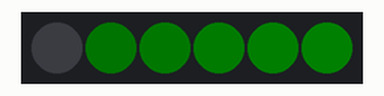
Recording of a sketch running on a simulated Arduino Uno, built with avr-gcc and run on an emulated ATmega328P. Parts: 6 RGB LEDs in strip order, left to right. Dim RGB values are drawn brighter than linear; random numbers use the default seed unless the sketch sets one; what the sketch prints to the serial monitor is not drawn.

Above: at 0.1 s.
At 2.51 s:
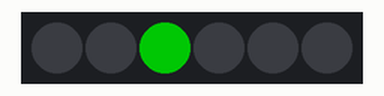
At 11.08 s:
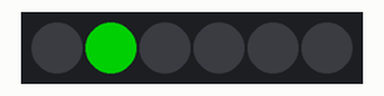
At 18.76 s:
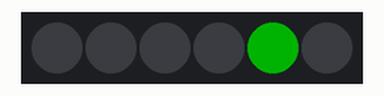
At 33.13 s:
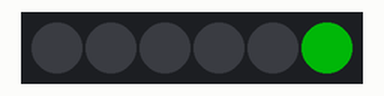
Timing chart, 0 to 40.0 s (numbered marks = the images above):
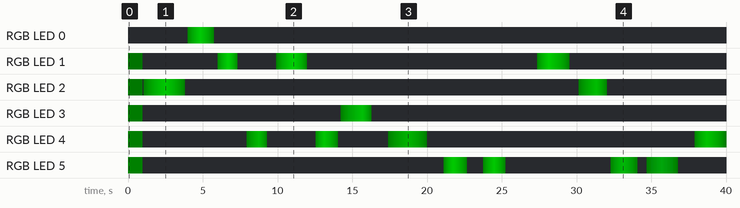

The sketch:

pixel_firefly_v2_1.ino
```cpp
/*
    version 2.1  with longer delay time for round and fewer fade cycles

    NEXT : change completely. my pixel class is memory limited so only 3 pixels ofr 3 flies necessary...

*/


#include <Adafruit_NeoPixel.h>
#include "Pixel.h"
#include "LowPower.h"


#ifdef __AVR__
  #include <avr/power.h>
  #endif


#define PIN         10
#define PIXELS      6

#define DEBUG   0
#define __D     if(DEBUG)

Adafruit_NeoPixel NeoPixel = Adafruit_NeoPixel(PIXELS, PIN, NEO_GRB + NEO_KHZ800);

/*  create a pixel instance for each pixel on the neopixel strip (Adafruit_NeoPixel object)
 *    that you want to control with fade. When creating instance, simply give
 *    integer of position in pixel strip.
 */
Pixel myStrip[PIXELS];

int delayval = 1000; // delay for half a second
char buff[50];

#define FLIES       1
#define green_min   40
#define green_max   120
#define blue_max    4

#define interval      50

#define fadeIn_min    10
#define fadeIn_max    30
#define fadeOut_min   fadeIn_min
#define fadeOut_max   fadeIn_max

int flyID[FLIES];
uint8_t flying [FLIES];
uint8_t landing [FLIES];


period_t random_sleep(){

  int coin = random(0,5);
  __D Serial.print("\tRandom sleep for " );
  __D Serial.println(coin );

  // SLEEP_120MS,   LEEP_250MS,  SLEEP_500MS,  SLEEP_1S,  SLEEP_2S,  SLEEP_4S,  SLEEP_8S,

  if(coin==0)
    return SLEEP_120MS;

  else if(coin==1)
    return SLEEP_250MS;

  else if(coin==2)
    return SLEEP_500MS;

  else if(coin==3)
    return SLEEP_1S;

  else if(coin==4)
    return SLEEP_2S;

  else if(coin==5)
    return SLEEP_4S;
}

void setup() {

  randomSeed(analogRead(0));

  for( int f=0; f<FLIES; f++){
    flying[f] = 0;
    landing[f] = 0;
  }


  Serial.begin(115200);

  NeoPixel.begin(); // This initializes the NeoPixel library.
  Serial.println("Initialised Neopixel strip.");

  // Fade speed is determined by ( interval * framerate )
  // interval sets the number of iterations / steps the fade will take to reach the target colour
  // the speed is determined by the framerate, which is how quickly the main loop is run.
  // this can either be measured, as example here.
  // but is generally most determined by delay(x);  =  x ms at the end of loop

  for( int x=0; x<PIXELS ; x++ ) {
    myStrip[x] = Pixel(x);
    myStrip[x].set( x, 0, 0 );    draw_pixel( (&myStrip[x]) );
  }
  NeoPixel.show();

  delay(1000);

  for( int x=0; x<PIXELS ; x++ ) {
    myStrip[x].set( 0, 0, 0 );    draw_pixel( (&myStrip[x]) );
  }
  NeoPixel.show();

  // Eo setup
}


void loop() {

  for( uint8_t fly = 0; fly<FLIES; fly++)
  {
      // * 3. land first to avoid succession
    if(landing[fly]){
      // fade out
      if( myStrip[flyID[fly] ].fade())  {
        draw_pixel(&myStrip[flyID[fly] ]);
        //NeoPixel.show();
      }
      else {
        draw_pixel(&myStrip[flyID[fly] ]);
        NeoPixel.show();
        // done fading out!
        flying[fly] = 0;
        landing[fly] = 0;
        // * Random Low power sleep
        __D Serial.flush();
        LowPower.idle( random_sleep(), ADC_OFF, TIMER4_OFF, TIMER3_OFF, TIMER1_OFF,
                                   TIMER0_OFF, SPI_OFF, USART1_OFF, TWI_OFF, USB_OFF);
        //
      }
      // Eo landing
    }

    // * 2. Fade in
    if( flying[fly] && !landing[fly] )
    {
      // theres one flying
      // fade the flying one
      if(myStrip[ flyID[fly] ].fade())  {
        draw_pixel( &myStrip[ flyID[fly] ]);
      }
      else{
        // its done fading
        int rampDown = random(fadeOut_min, fadeOut_max);
        myStrip[ flyID[fly] ].fadeTo( 0,0,0, rampDown);
        landing[fly] = 1;
        __D sprintf(buff,"\tlanding firefly in %d ", rampDown );
        __D Serial.print(buff);
      }

      // Eo flying
    }

      // * 1. create a new fly
    if( !flying[fly] ){
      // create a new fly
      flyID[fly] = random(PIXELS);
      int rampUp = random(fadeIn_min,fadeIn_max);
      myStrip[flyID[fly] ].fadeTo( random(green_min,green_max), 0, random(blue_max), rampUp);
      flying[fly] = 1;
      landing[fly] = 0;
      __D sprintf(buff," # New Firefly #%d , ramp : %d ", flyID[fly], rampUp );
      __D Serial.print(buff);
    }
    // Eo for each fly
  }

  NeoPixel.show();


    // * period determines the framerate and thus the  a period of time (in milliseconds).
  delay(interval);
//  LowPower.idle( SLEEP_120MS, ADC_OFF, TIMER4_OFF, TIMER3_OFF, TIMER1_OFF,
//                                   TIMER0_OFF, SPI_OFF, USART1_OFF, TWI_OFF, USB_ON);


  // Eo **  loop
}


void draw_pixel( Pixel * PIX ) {
  NeoPixel.setPixelColor(PIX->ID(), NeoPixel.Color(  PIX->G(), PIX->R(), PIX->B() ) );
}


// *
```

Pixel.cpp
```cpp
#include <Arduino.h>

#include "Pixel.h"

uint8_t id;
float r, g, b;
float Tr, Tg, Tb;
float Sr, Sg, Sb;
uint8_t Fr, Fg, Fb;

char print_buff[40];


Pixel::Pixel()
{   }

Pixel::Pixel(uint8_t ID){
  id = ID;
  //off();
}


void Pixel::off(){
  r = 0;
  g = 0;
  b = 0;
}

void Pixel::setFade( uint8_t x){
  Fr = x;
  Fg = x;
  Fb = x;
}

void Pixel::set( float R, float G, float B ){
  r = R;
  g = G;
  b = B;

  Tr = r;
  Tg = g;
  Tb = b;

  setFade(0);
}


void Pixel::fadeTo( float R, float G, float B, float interval){
  Tr = R;
  Tg = G;
  Tb = B;

  Sr = ( Tr -r)/interval;
  Sg = ( Tg -g)/interval;
  Sb = ( Tb -b)/interval;

  if( r != Tr )
    Fr = 1;
  else
    Fr = 0;

  if( g != Tg )
    Fg = 1;
  else
    Fg = 0;

  if( b != Tb )
    Fb = 1;
  else
    Fb = 0;

}


uint8_t Pixel::ID(){
  return id;
}

uint8_t Pixel::R(){
  return int(r);
}

uint8_t Pixel::G(){
  return int(g);
}

uint8_t Pixel::B(){
  return int(b);
}


uint8_t Pixel::fade(){
  // fade each

  //printout();

  if( Fr ){
    // catch end of fade
    if( abs(Tr-r) < abs(Sr) ) {
      r = Tr;
      Fr = 0;
    }
    else  // step fade
      r += Sr;
  }

  if( Fg ){
    // catch end of fade
    if( abs(Tg -g) < abs(Sg) ) {
      g = Tg;
      Fg = 0;
    }
    else  // step fade
      g += Sg;
  }

  if( Fb ){
    // catch end of fade
    if( abs(Tb-b) < abs(Sb) ) {
      b = Tb;
      Fb = 0;
    }
    else  // step fade
      b += Sb;
  }

  return ( Fr || Fg || Fb );
}


void Pixel::add( float R, float G, float B ){
  r += R;
  g += G;
  b += B;
}


uint8_t Pixel::is_fading(){
  return ( Fr || Fg || Fb );
}


void Pixel::printout(){

  Serial.print("\t LED vals: ");
  Serial.print(r);
  Serial.print(", ");
  Serial.print(g);
  Serial.print(", ");
  Serial.print(b);
  Serial.print("\t");

  Serial.print(" target : ");
  Serial.print(Tr);
  Serial.print(", ");
  Serial.print(Tg);
  Serial.print(", ");
  Serial.print(Tb);
  Serial.print("\t");

  Serial.print(" in steps : ");
  Serial.print(Sr);
  Serial.print(", ");
  Serial.print(Sg);
  Serial.print(", ");
  Serial.print(Sb);
  Serial.print("\t");

  sprintf(print_buff, " status: %d, %d, %d;  \n" ,Fr, Fg, Fb);
  Serial.print(print_buff);
}
```

Pixel.h
```cpp
#ifndef PIXEL_H
#define PIXEL_H

#include <Arduino.h>

class Pixel
{

  public:
    // Funcs
    Pixel();
    Pixel(uint8_t ID);
    void off();
    void printout();
    void set( float R, float G, float B );
    uint8_t R();
    uint8_t G();
    uint8_t B();
    uint8_t W();
    uint8_t ID();

    void add( float R, float G, float B );
    void fadeTo( float R, float G, float B, float interval);

    uint8_t is_fading();
    void setFade( uint8_t x);
    uint8_t fade();

  private:
    // Variables
    uint8_t id;
    float r, g, b;
    float Tr, Tg, Tb;
    float Sr, Sg, Sb;
    uint8_t Fr, Fg, Fb;
};

#endif
```
